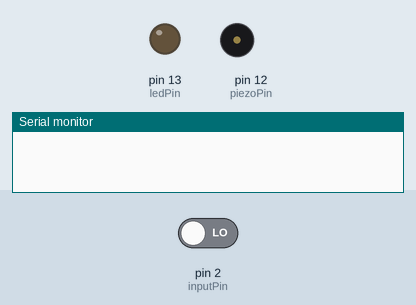
A sketch run on a simulated Arduino Uno, built with avr-gcc and run on an emulated ATmega328P. Shown: output pins drawn as LEDs (lit = HIGH), buzzer (waves = sounding), the last lines printed to the serial monitor. Inputs (shaded band) come from the test bench; at power-on: pin 2 (inputPin) LOW.

Above: at 1.2 s.
1.3 s: pin 2 (inputPin) driven HIGH
At 2.5 s:
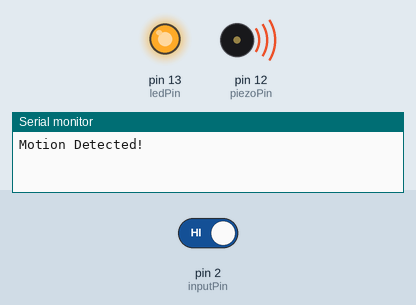
2.8 s: pin 2 (inputPin) driven LOW
At 3.2 s:
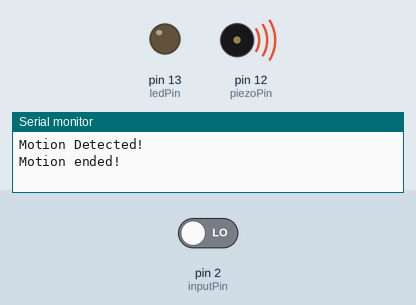
Timing chart, 0 to 5.8 s (numbered marks = the images above; inputs shaded):
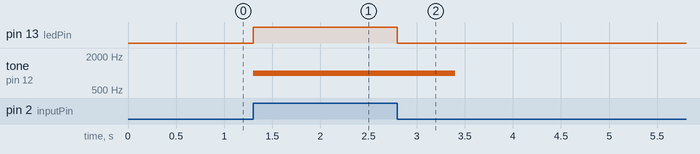

The sketch:

object_detection_alarm_system1.ino
```cpp
int ledPin = 13;  // choose the pin for the LED
int inputPin = 2;
int pirState = LOW;
int val = 2;
int piezoPin = 12;

void setup() {
  pinMode(ledPin, OUTPUT);
  pinMode(piezoPin, OUTPUT);
  pinMode(inputPin, INPUT);
  Serial.begin(9600);

}

void loop(){
  val = digitalRead(inputPin);  // read input value
  if (val == HIGH) {            // check if the input is HIGH
    digitalWrite(ledPin, HIGH);
    digitalWrite(ledPin, HIGH);
    tone(piezoPin, 1000, 600);
    // turn LED ON
    if (pirState == LOW) {
      Serial.println("Motion Detected!");
      pirState = HIGH;
    }
  } else {
    digitalWrite(ledPin, LOW);

    if (pirState == HIGH){

      Serial.println("Motion ended!");

      pirState = LOW;
    }
  }
}
```

Measured:
- after the input at 1.3 s, pin 13 (ledPin): LOW → HIGH at once; tone on pin 12 (piezoPin): silent → 1000 Hz at once
- after the input at 2.8 s, pin 13 (ledPin): HIGH → LOW at once; tone on pin 12 (piezoPin): 1000 Hz → silent after 0.60 s
